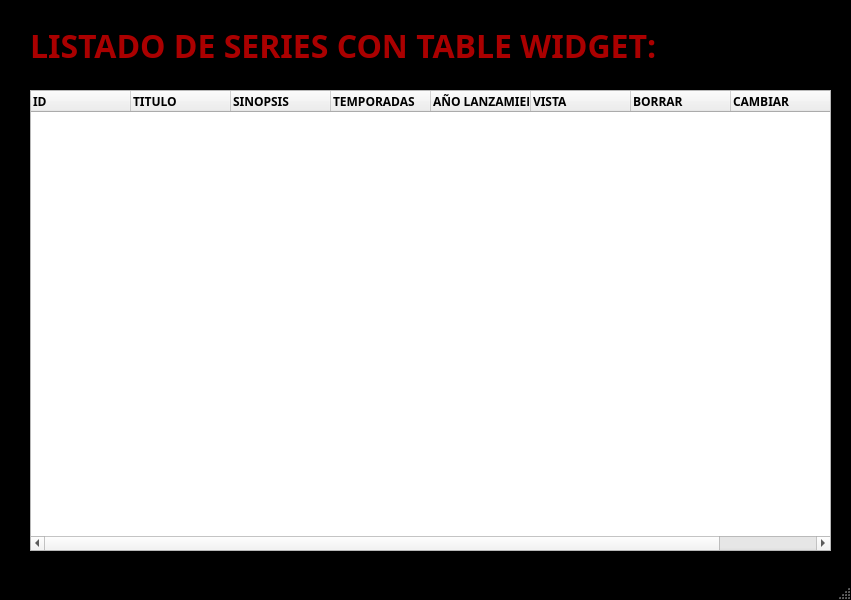
<?xml version="1.0" encoding="UTF-8"?>
<ui version="4.0">
 <class>MainWindow</class>
 <widget class="QMainWindow" name="MainWindow">
  <property name="geometry">
   <rect>
    <x>0</x>
    <y>0</y>
    <width>851</width>
    <height>600</height>
   </rect>
  </property>
  <property name="palette">
   <palette>
    <active>
     <colorrole role="WindowText">
      <brush brushstyle="SolidPattern">
       <color alpha="255">
        <red>0</red>
        <green>0</green>
        <blue>0</blue>
       </color>
      </brush>
     </colorrole>
     <colorrole role="Text">
      <brush brushstyle="SolidPattern">
       <color alpha="255">
        <red>0</red>
        <green>0</green>
        <blue>0</blue>
       </color>
      </brush>
     </colorrole>
     <colorrole role="ButtonText">
      <brush brushstyle="SolidPattern">
       <color alpha="255">
        <red>0</red>
        <green>0</green>
        <blue>0</blue>
       </color>
      </brush>
     </colorrole>
     <colorrole role="Base">
      <brush brushstyle="SolidPattern">
       <color alpha="255">
        <red>255</red>
        <green>255</green>
        <blue>255</blue>
       </color>
      </brush>
     </colorrole>
     <colorrole role="Window">
      <brush brushstyle="SolidPattern">
       <color alpha="255">
        <red>0</red>
        <green>0</green>
        <blue>0</blue>
       </color>
      </brush>
     </colorrole>
    </active>
    <inactive>
     <colorrole role="WindowText">
      <brush brushstyle="SolidPattern">
       <color alpha="255">
        <red>0</red>
        <green>0</green>
        <blue>0</blue>
       </color>
      </brush>
     </colorrole>
     <colorrole role="Text">
      <brush brushstyle="SolidPattern">
       <color alpha="255">
        <red>0</red>
        <green>0</green>
        <blue>0</blue>
       </color>
      </brush>
     </colorrole>
     <colorrole role="ButtonText">
      <brush brushstyle="SolidPattern">
       <color alpha="255">
        <red>0</red>
        <green>0</green>
        <blue>0</blue>
       </color>
      </brush>
     </colorrole>
     <colorrole role="Base">
      <brush brushstyle="SolidPattern">
       <color alpha="255">
        <red>255</red>
        <green>255</green>
        <blue>255</blue>
       </color>
      </brush>
     </colorrole>
     <colorrole role="Window">
      <brush brushstyle="SolidPattern">
       <color alpha="255">
        <red>0</red>
        <green>0</green>
        <blue>0</blue>
       </color>
      </brush>
     </colorrole>
    </inactive>
    <disabled>
     <colorrole role="WindowText">
      <brush brushstyle="SolidPattern">
       <color alpha="255">
        <red>0</red>
        <green>0</green>
        <blue>0</blue>
       </color>
      </brush>
     </colorrole>
     <colorrole role="Text">
      <brush brushstyle="SolidPattern">
       <color alpha="255">
        <red>0</red>
        <green>0</green>
        <blue>0</blue>
       </color>
      </brush>
     </colorrole>
     <colorrole role="ButtonText">
      <brush brushstyle="SolidPattern">
       <color alpha="255">
        <red>0</red>
        <green>0</green>
        <blue>0</blue>
       </color>
      </brush>
     </colorrole>
     <colorrole role="Base">
      <brush brushstyle="SolidPattern">
       <color alpha="255">
        <red>0</red>
        <green>0</green>
        <blue>0</blue>
       </color>
      </brush>
     </colorrole>
     <colorrole role="Window">
      <brush brushstyle="SolidPattern">
       <color alpha="255">
        <red>0</red>
        <green>0</green>
        <blue>0</blue>
       </color>
      </brush>
     </colorrole>
    </disabled>
   </palette>
  </property>
  <property name="font">
   <font>
    <family>Yataghan</family>
   </font>
  </property>
  <property name="windowTitle">
   <string>Table Widget</string>
  </property>
  <property name="styleSheet">
   <string notr="true">color: rgb(0, 0, 0);</string>
  </property>
  <widget class="QWidget" name="centralwidget">
   <property name="font">
    <font>
     <family>Yataghan</family>
    </font>
   </property>
   <property name="styleSheet">
    <string notr="true">color: rgb(0, 0, 0);</string>
   </property>
   <widget class="QTableWidget" name="listado_series_table_widget">
    <property name="geometry">
     <rect>
      <x>30</x>
      <y>90</y>
      <width>801</width>
      <height>461</height>
     </rect>
    </property>
    <property name="minimumSize">
     <size>
      <width>801</width>
      <height>461</height>
     </size>
    </property>
    <property name="font">
     <font>
      <family>Yataghan</family>
     </font>
    </property>
    <property name="styleSheet">
     <string notr="true">color: rgb(0, 0, 0);</string>
    </property>
    <column>
     <property name="text">
      <string>ID</string>
     </property>
     <property name="font">
      <font>
       <family>Yataghan</family>
       <pointsize>9</pointsize>
       <weight>75</weight>
       <bold>true</bold>
      </font>
     </property>
     <property name="textAlignment">
      <set>AlignLeading|AlignVCenter</set>
     </property>
    </column>
    <column>
     <property name="text">
      <string>TITULO</string>
     </property>
     <property name="font">
      <font>
       <family>Yataghan</family>
       <pointsize>9</pointsize>
       <weight>75</weight>
       <bold>true</bold>
      </font>
     </property>
     <property name="textAlignment">
      <set>AlignLeading|AlignVCenter</set>
     </property>
    </column>
    <column>
     <property name="text">
      <string>SINOPSIS</string>
     </property>
     <property name="font">
      <font>
       <family>Yataghan</family>
       <pointsize>9</pointsize>
       <weight>75</weight>
       <bold>true</bold>
      </font>
     </property>
     <property name="textAlignment">
      <set>AlignLeading|AlignVCenter</set>
     </property>
    </column>
    <column>
     <property name="text">
      <string>TEMPORADAS</string>
     </property>
     <property name="font">
      <font>
       <family>Yataghan</family>
       <pointsize>9</pointsize>
       <weight>75</weight>
       <bold>true</bold>
      </font>
     </property>
     <property name="textAlignment">
      <set>AlignLeading|AlignVCenter</set>
     </property>
    </column>
    <column>
     <property name="text">
      <string>AÑO LANZAMIENTO</string>
     </property>
     <property name="font">
      <font>
       <family>Yataghan</family>
       <pointsize>9</pointsize>
       <weight>75</weight>
       <bold>true</bold>
      </font>
     </property>
     <property name="textAlignment">
      <set>AlignLeading|AlignVCenter</set>
     </property>
    </column>
    <column>
     <property name="text">
      <string>VISTA</string>
     </property>
     <property name="font">
      <font>
       <family>Yataghan</family>
       <pointsize>9</pointsize>
       <weight>75</weight>
       <bold>true</bold>
      </font>
     </property>
     <property name="textAlignment">
      <set>AlignLeading|AlignVCenter</set>
     </property>
    </column>
    <column>
     <property name="text">
      <string>BORRAR</string>
     </property>
     <property name="font">
      <font>
       <family>Yataghan</family>
       <pointsize>9</pointsize>
       <weight>75</weight>
       <bold>true</bold>
      </font>
     </property>
     <property name="textAlignment">
      <set>AlignLeading|AlignVCenter</set>
     </property>
    </column>
    <column>
     <property name="text">
      <string>CAMBIAR</string>
     </property>
     <property name="font">
      <font>
       <family>Yataghan</family>
       <pointsize>9</pointsize>
       <weight>75</weight>
       <bold>true</bold>
      </font>
     </property>
     <property name="textAlignment">
      <set>AlignLeading|AlignVCenter</set>
     </property>
    </column>
   </widget>
   <widget class="QLabel" name="label">
    <property name="geometry">
     <rect>
      <x>30</x>
      <y>20</y>
      <width>731</width>
      <height>51</height>
     </rect>
    </property>
    <property name="font">
     <font>
      <family>Yataghan</family>
      <pointsize>24</pointsize>
      <weight>75</weight>
      <bold>true</bold>
     </font>
    </property>
    <property name="styleSheet">
     <string notr="true">color: rgb(170, 0, 0);</string>
    </property>
    <property name="text">
     <string>LISTADO DE SERIES CON TABLE WIDGET:</string>
    </property>
   </widget>
  </widget>
  <widget class="QStatusBar" name="statusbar"/>
 </widget>
 <resources/>
 <connections/>
</ui>
